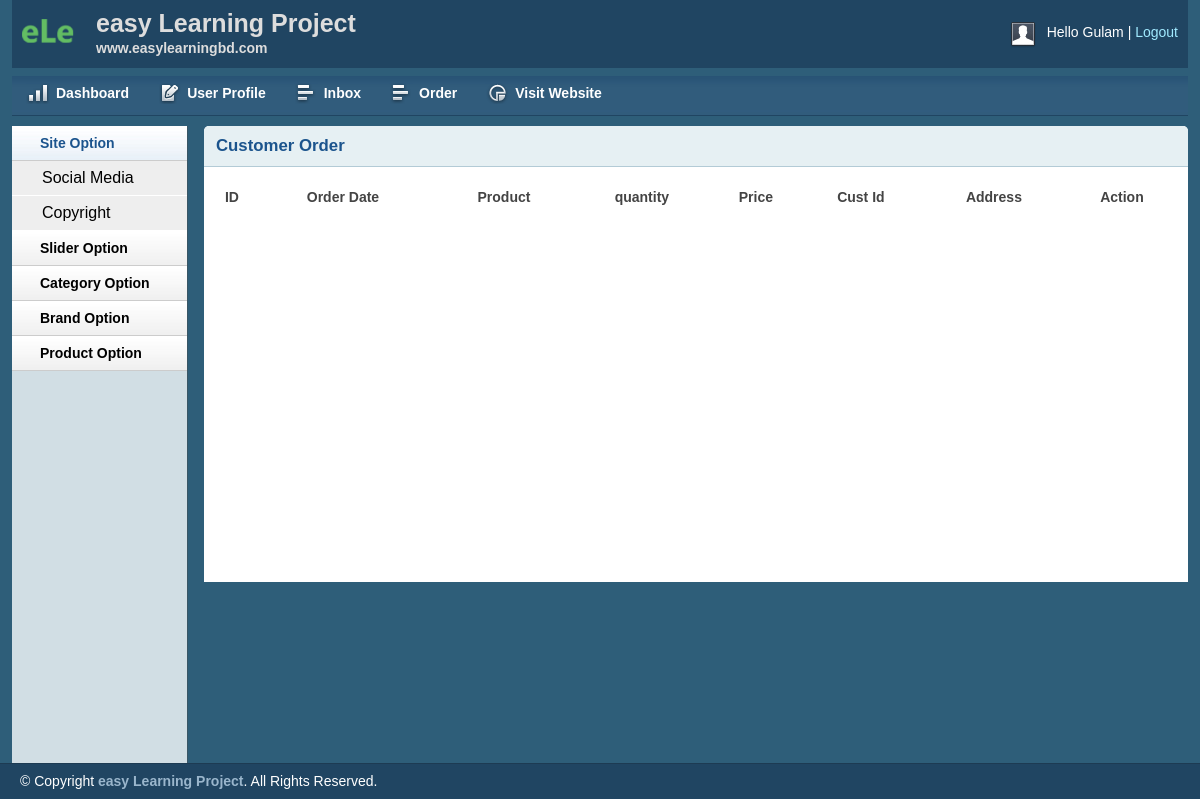
Before: /admin/mainorder.php (signed in) with the older database file.
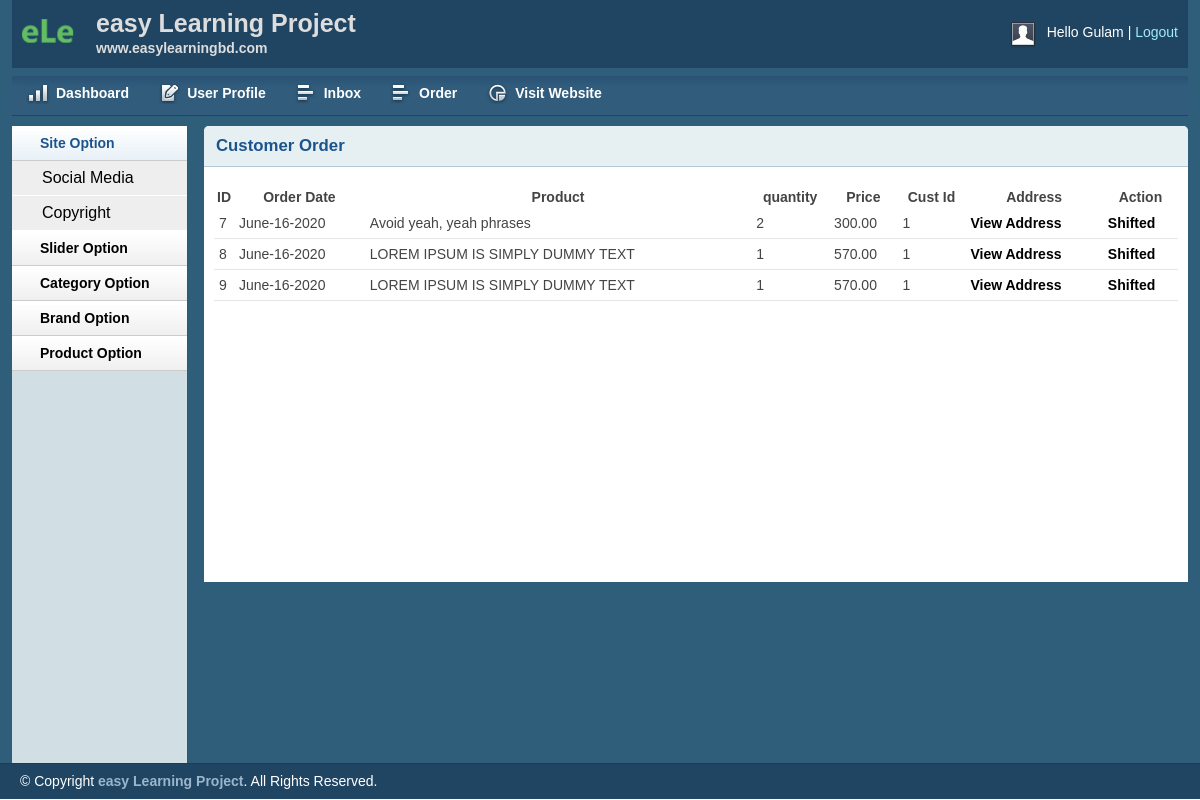
After: the same page with the newer database file.
### tables this page shows
CREATE TABLE `tbl_order` (
  `id` int(11) NOT NULL,
  `cmrId` int(11) NOT NULL,
  `productId` int(11) NOT NULL,
  `productName` varchar(255) NOT NULL,
  `quantity` int(11) NOT NULL,
  `price` float(10,2) NOT NULL,
  `image` varchar(255) NOT NULL,
  `date` varchar(255) NOT NULL,
  `status` int(11) NOT NULL DEFAULT 0
);

### lib/DataBase.php (called while the page is built, shortened)
<?php
class Database {
public $host = DB_HOST;
public $user = DB_USER;
public $pass = DB_PASS;
public $dbname = DB_NAME;
 public $link;
    private function connectDB(){
   $this->link = new mysqli($this->host,$this->user, $this->pass, $this->dbname);
 }
     public function select ($query){
     	 $result = $this->link->query($query) or die ($this->link->error.__LINE__);
     	 if ($result->num_rows > 0) {
     	 	return $result;
     	 }else{
     	 	return false;
     	 }
     }
}
?>

### classes/Cart.php (called while the page is built, shortened)
<?php
 $filepath = realpath(dirname(__FILE__));
include_once ($filepath.'/../lib/Database.php');
?>
<?php
class Cart{
	private $db;
    public	function __construct(){
       $this->db   = new Database();
	}
public function getAllOrderProduct()
{
 $query = "SELECT * FROM tbl_order ORDER BY date";
  $result = $this->db->select($query);
  return $result;
}
}
?>

### admin/mainorder.php (the view, shortened to what this page needs)
<?php include 'inc/header.php';?>
<?php include 'inc/sidebar.php';?>
<?php
 $filepath = realpath(dirname(__FILE__));
include_once ($filepath.'/../classes/Cart.php');
 $ct = new Cart();
?>
        <div class="grid_10">
            <div class="box round first grid">
                <h2>Customer Order</h2>
                <div class="block">
                    <table class="data display datatable" id="example">
					<thead>
						<tr>
							<th>ID</th>
							<th>Order Date</th>
							<th>Product</th>
							<th>quantity</th>
							<th>Price</th>
							<th>Cust Id</th>
							<th>Address</th>
							<th>Action</th>
						</tr>
					</thead>
					<tbody>
						<?php
                        $getOrder = $ct->getAllOrderProduct();
                        if ($getOrder) {
                        	while ($result  =$getOrder->fetch_assoc()) {
						?>
						<tr class="odd gradeX">
							<td><?php echo $result['id']; ?></td>
							<td><?php echo ($result['date']);  ?></td>
							<td><?php echo $result['productName']; ?></td>
							<td><?php echo $result['quantity']; ?></td>
							<td><?php echo $result['price']; ?></td>
							<td><?php echo $result['cmrId']; ?></td>
							<td><a href="customer.php?custId=<?php echo $result['cmrId']; ?>"> View Address</a></td>
							<?php if ($result['status']=='0') {?>
				<td><a href="?shiftid=<?php echo $result['cmrId']; ?>&price=<?php echo $result['price']; ?>&time=<?php echo $result['date']; ?>">Shifted</a></td>
                            <?php }else{?>
                 <td><a href="?delproid=<?php echo $result['cmrId']; ?>&price=<?php echo $result['price']; ?>&time=<?php echo $result['date']; ?>">Remove</a></td>
                            <?php }?>
						</tr>
						<?php }}?>
					</tbody>
				</table>
               </div>
            </div>
        </div>
<?php include 'inc/footer.php';?>

Changed rows visible on the page:
added tbl_order: id "7", date "June-16-2020", productName "Avoid yeah, yeah phrases", quantity "2", price "300.00", cmrId "1"
added tbl_order: id "8", date "June-16-2020", productName "LOREM IPSUM IS SIMPLY DUMMY TEXT", quantity "1", price "570.00", cmrId "1"
added tbl_order: id "9", date "June-16-2020", productName "LOREM IPSUM IS SIMPLY DUMMY TEXT", quantity "1", price "570.00", cmrId "1"
